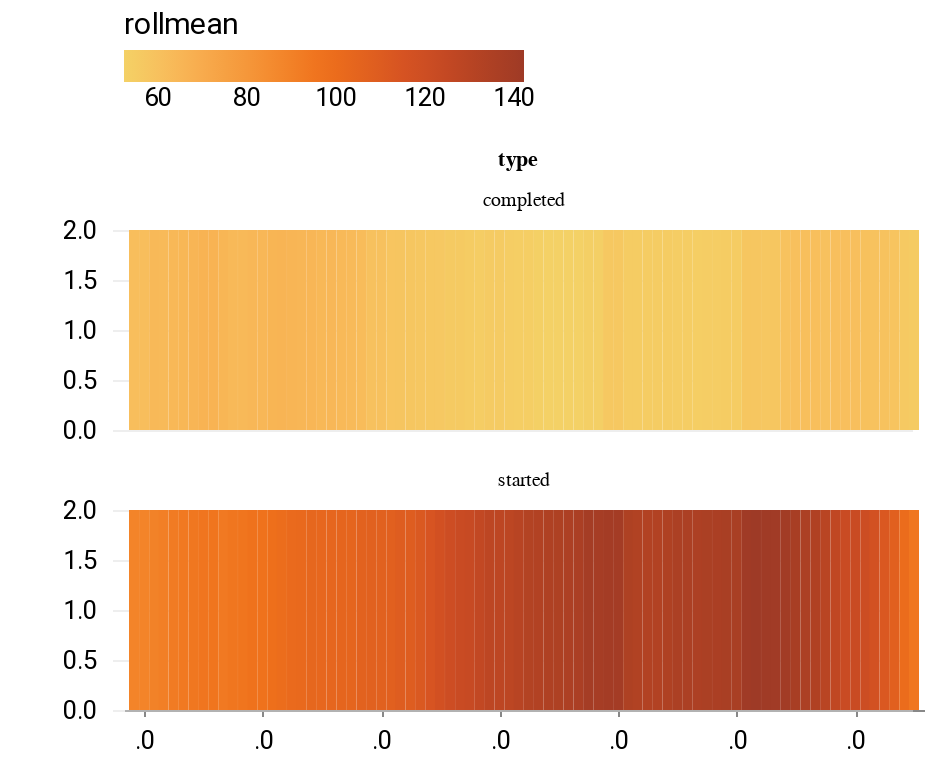

This figure's notebook cell:
### Code cell
base_chart.configure_legend(orient="top")

### Figure 1 — Vega-Lite specification as saved in the notebook (floating-point values rounded to 4 significant figures; data arrays with more than 128 entries replaced by an {"elided": "..."} marker saying what was removed)
{"config": {"view": {"width": 800, "height": 450, "strokeOpacity": 0}, "background": "#ffffff", "title": {"anchor": "start", "font": "Summit Sans", "fontColor": "palette[\"black\"]", "fontSize": 18, "fontWeight": "normal"}, "arc": {"fill": "#00d4d8"}, "area": {"fill": "#00d4d8"}, "line": {"stroke": "#00d4d8", "strokeWidth": 3}, "path": {"stroke": "#00d4d8"}, "rect": {"fill": "#00d4d8"}, "shape": {"stroke": "#00d4d8"}, "bar": {"fill": "#00d4d8"}, "point": {"stroke": "#00d4d8"}, "symbol": {"fill": "#00d4d8", "size": 30}, "axis": {"titleFont": "Roboto", "titleFontSize": 15, "titleFontWeight": "normal", "labelFont": "Roboto, sans", "labelFontSize": 13, "labelFontWeight": "normal"}, "axisX": {"labelAngle": 0, "labelPadding": 6, "tickSize": 3, "grid": false}, "axisY": {"labelBaseline": "middle", "maxExtent": 45, "minExtent": 45, "titleAlign": "left", "titleAngle": 0, "titleX": -45, "titleY": -11, "domainOpacity": 0, "gridWidth": 0.6, "gridColor": "#dddddd", "offset": 6, "tickSize": 0, "titleColor": "#767676"}, "legend": {"titleFont": "Roboto", "titleFontSize": 15, "titleFontWeight": "normal", "symbolType": "square", "labelFont": "Roboto, sans", "labelFontSize": 13, "orient": "top"}, "range": {"category": ["#005f66", "#e37e2d", "#d64a3b", "#76b0ef", "#c1bc40"], "diverging": ["#e68a4f", "#f4bb6a", "#f9e39c", "#dadfe2", "#a6b7c6", "#849eae"], "heatmap": ["#7ff6f6", "#00eeef", "#00d4d8", "#00abb2", "#00848b", "#fbf2c7", "#00363d"], "ordinal": ["#7ff6f6", "#00eeef", "#00d4d8", "#00abb2", "#00848b", "#fbf2c7", "#00363d"], "ramp": ["#7ff6f6", "#00eeef", "#00d4d8", "#00abb2", "#00848b", "#fbf2c7", "#00363d"]}}, "data": {"name": "data-d9c8ebfef62adcaeb18b8a1f2839af65"}, "mark": "bar", "encoding": {"color": {"field": "rollmean", "scale": {"reverse": false, "scheme": "goldorange"}, "type": "quantitative"}, "facet": {"columns": 1, "field": "type", "type": "nominal"}, "x": {"field": "date", "stack": "normalize", "title": "", "type": "temporal"}, "y": {"field": "y", "title": "", "type": "quantitative"}}, "height": 100, "width": 400, "$schema": "https://vega.github.io/schema/vega-lite/v4.17.0.json", "datasets": {"data-d9c8ebfef62adcaeb18b8a1f2839af65": {"elided": "182 records"}}}
